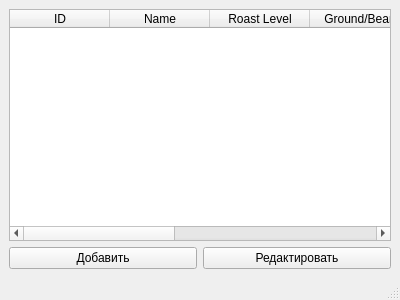
<?xml version="1.0" encoding="UTF-8"?>
<ui version="4.0">
 <class>MainWindow</class>
 <widget class="QMainWindow" name="MainWindow">
  <property name="geometry">
   <rect>
    <x>0</x>
    <y>0</y>
    <width>400</width>
    <height>300</height>
   </rect>
  </property>
  <property name="windowTitle">
   <string>Coffee Information</string>
  </property>
  <widget class="QWidget" name="centralwidget">
   <layout class="QVBoxLayout" name="verticalLayout">
    <item>
     <widget class="QTableWidget" name="tableWidget">
      <column>
       <property name="text">
        <string>ID</string>
       </property>
      </column>
      <column>
       <property name="text">
        <string>Name</string>
       </property>
      </column>
      <column>
       <property name="text">
        <string>Roast Level</string>
       </property>
      </column>
      <column>
       <property name="text">
        <string>Ground/Bean</string>
       </property>
      </column>
      <column>
       <property name="text">
        <string>Description</string>
       </property>
      </column>
      <column>
       <property name="text">
        <string>Price</string>
       </property>
      </column>
      <column>
       <property name="text">
        <string>Package Volume</string>
       </property>
      </column>
     </widget>
    </item>
    <item>
     <layout class="QHBoxLayout" name="buttonLayout">
      <item>
       <widget class="QPushButton" name="addButton">
        <property name="text">
         <string>Добавить</string>
        </property>
       </widget>
      </item>
      <item>
       <widget class="QPushButton" name="editButton">
        <property name="text">
         <string>Редактировать</string>
        </property>
       </widget>
      </item>
     </layout>
    </item>
   </layout>
  </widget>
  <widget class="QMenuBar" name="menubar"/>
  <widget class="QStatusBar" name="statusbar"/>
 </widget>
 <resources/>
 <connections/>
</ui>
